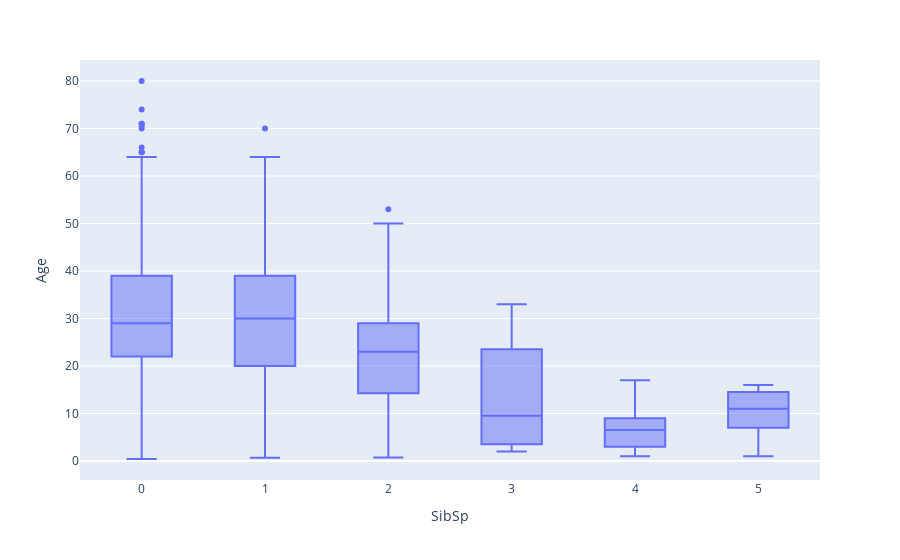

Here is the notebook cell this chart was saved with:
### Markdown cell above
> #### After comparing all the columns with Age feature, i found that SibSP column has different median for different age group

### Code cell
py.box(data_frame=data,x='SibSp',y='Age')

### Figure 1 — Plotly figure (JSON) as saved in the notebook; plotly's stock layout.template omitted (floating-point values rounded to 4 significant figures; data arrays with more than 128 entries replaced by an {"elided": "..."} marker saying what was removed)
{"data": [{"alignmentgroup": "True", "hovertemplate": "SibSp=%{x}<br>Age=%{y}<extra></extra>", "legendgroup": "", "marker": {"color": "#636efa"}, "name": "", "notched": false, "offsetgroup": "", "orientation": "v", "showlegend": false, "type": "box", "x": {"elided": "891 int values"}, "x0": " ", "xaxis": "x", "y": {"elided": "891 float values"}, "y0": " ", "yaxis": "y"}], "layout": {"boxmode": "group", "legend": {"tracegroupgap": 0}, "margin": {"t": 60}, "xaxis": {"anchor": "y", "domain": [0, 1], "title": {"text": "SibSp"}}, "yaxis": {"anchor": "x", "domain": [0, 1], "title": {"text": "Age"}}}}
